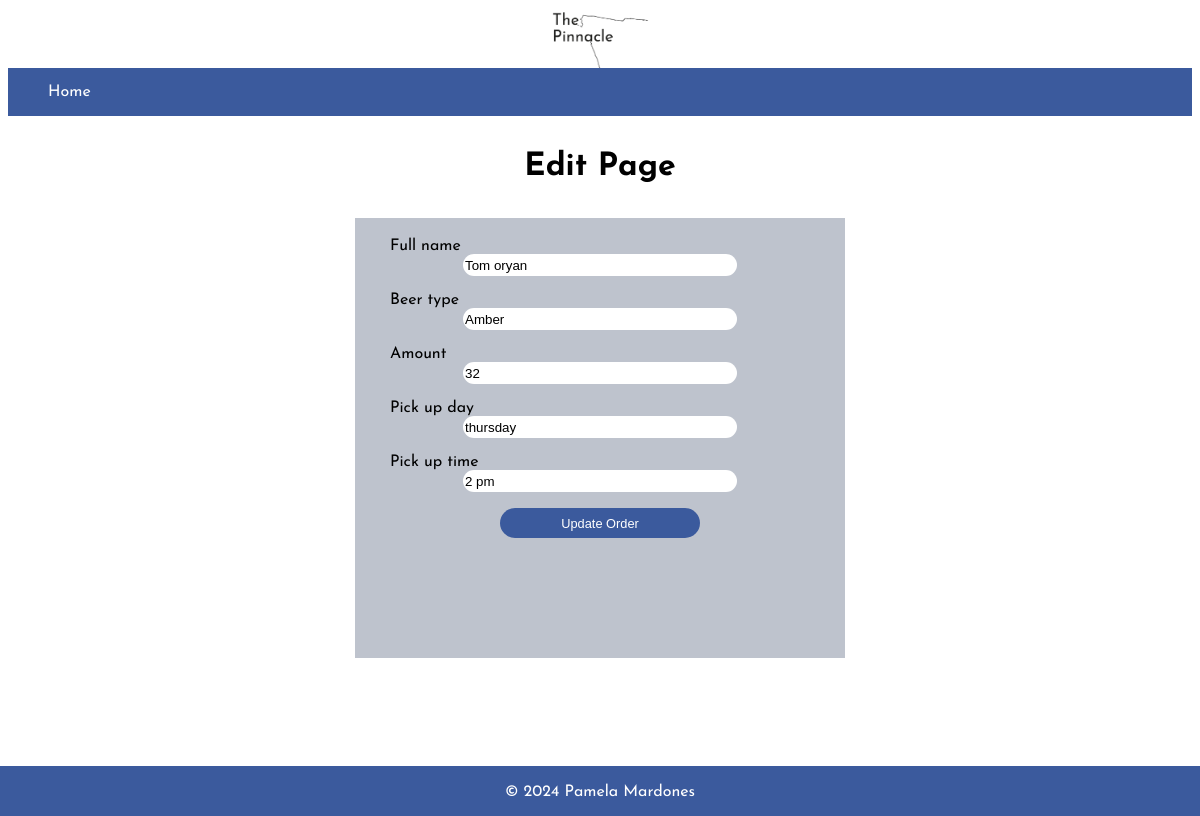
/edit.php?id_orders=12 (signed in), run on an earlier commit of the app's database.
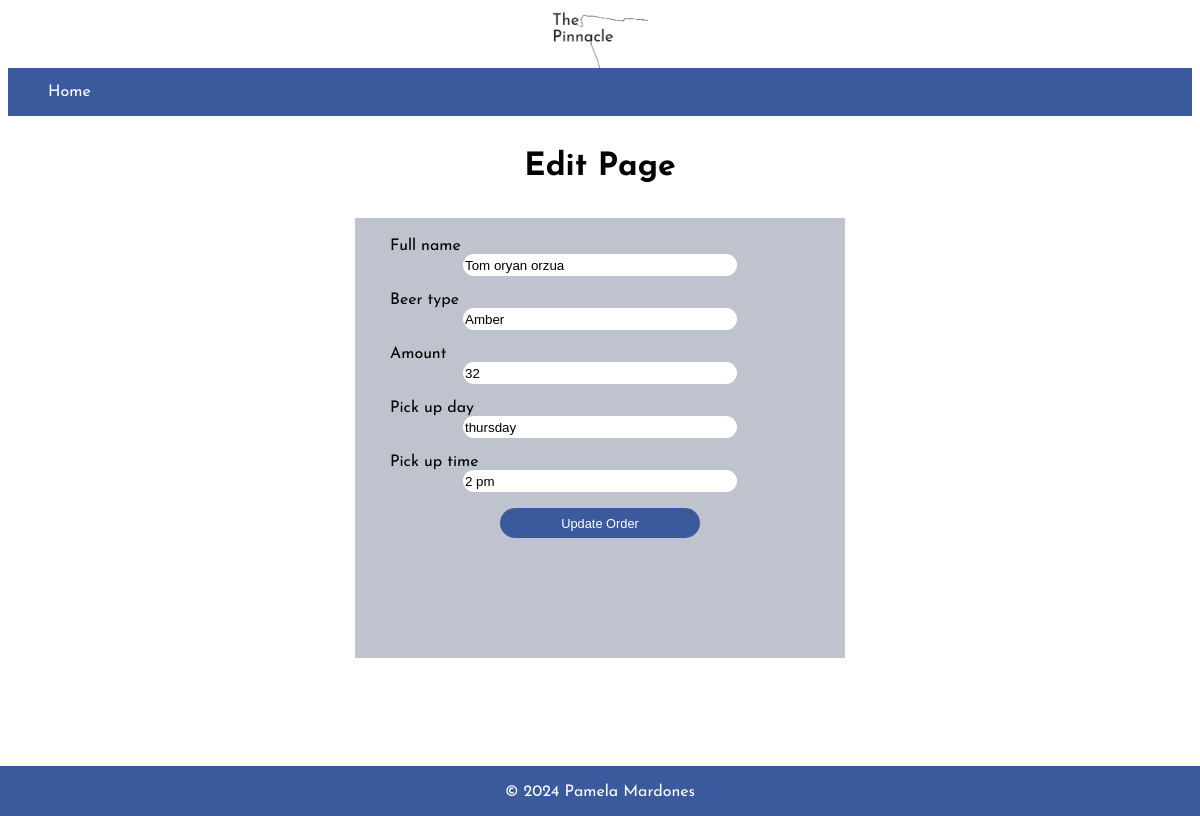
And on a later commit of the database.
### tables this page shows
CREATE TABLE `orderBeers` (
  `ID_customer` int(11) DEFAULT NULL,
  `fullName` varchar(255) NOT NULL,
  `type_beer` varchar(255) NOT NULL,
  `amount` varchar(255) NOT NULL,
  `pickup_day` varchar(255) NOT NULL,
  `pickup_time` varchar(255) NOT NULL,
  `id_orders` int(11) NOT NULL
);

### edit.php (the view, shortened to what this page needs)
<!DOCTYPE html>
<html lang="en">
<head>
  <link rel="stylesheet" href="style.css">
</head>
<?php
require_once("dbConnection.php");
try {
  $id_orders = (int) $_GET['id_orders'];
  $stmt = $conn->prepare("CALL display_id_orders(:id_orders)");
  $stmt->bindParam(":id_orders", $id_orders, PDO::PARAM_INT);
  $stmt->execute();
  $resultData = $stmt->fetch(PDO::FETCH_ASSOC);
  if ($resultData) {
    $fullName = $resultData['fullName'];
    $type_beer = $resultData['type_beer'];
    $amount = $resultData['amount'];
    $pickup_day = $resultData['pickup_day'];
    $pickup_time = $resultData['pickup_time'];
  } else {
    echo " ";
  }
} catch (PDOException $e) {
  echo "Error: " . $e->getMessage();
}
?>
<body>
  <img class="logo" src="images/pinnacle-logo.png" alt="an image of the logo of Pinnacle">
  <?php
  include 'navigation.php';
  ?>
  <h1 class="title-order"> Edit Page</h1>
  <form class="editForm" method="POST" action="editAction.php">
    <label class="orderInputLabel" for="fullName">Full name
      <input class="orderInputClass" type="text" name="fullName" value="<?php echo $fullName; ?>">
    </label>
    <br>
    <label class="orderInputLabel" for="beerstype">Beer type
      <input class="orderInputClass" type="text" name="type_beer" value="<?php echo $type_beer; ?>">
    </label>
    <br>
    <label class="orderInputLabel" for="amount">Amount
      <input class="orderInputClass" type="text" name="amount" value="<?php echo $amount; ?>">
    </label>
    <br>
    <label class="orderInputLabel" for="pickUpDay">Pick up day
      <input class="orderInputClass" type="text" name="pickup_day" value="<?php echo $pickup_day; ?>">
    </label>
    <br>
    <label class="orderInputLabel" for="pickUpTime">Pick up time
      <input class="orderInputClass" type="text" name="pickup_time" placeholder="Only from 9:00 am to 5:00 pm"
        value="<?php echo $pickup_time; ?>">
    </label>
    <br>
    <input class="editBtnClass" type="submit" name="editOrder" value="Update Order">
    <br>
  </form>
  <?php
  include 'footer.php';
  ?>
</body>
</html>

What changed in the data, as far as the page shows it:
changed orderbeers "Amber": fullName "Tom oryan" → "Tom oryan orzua"
